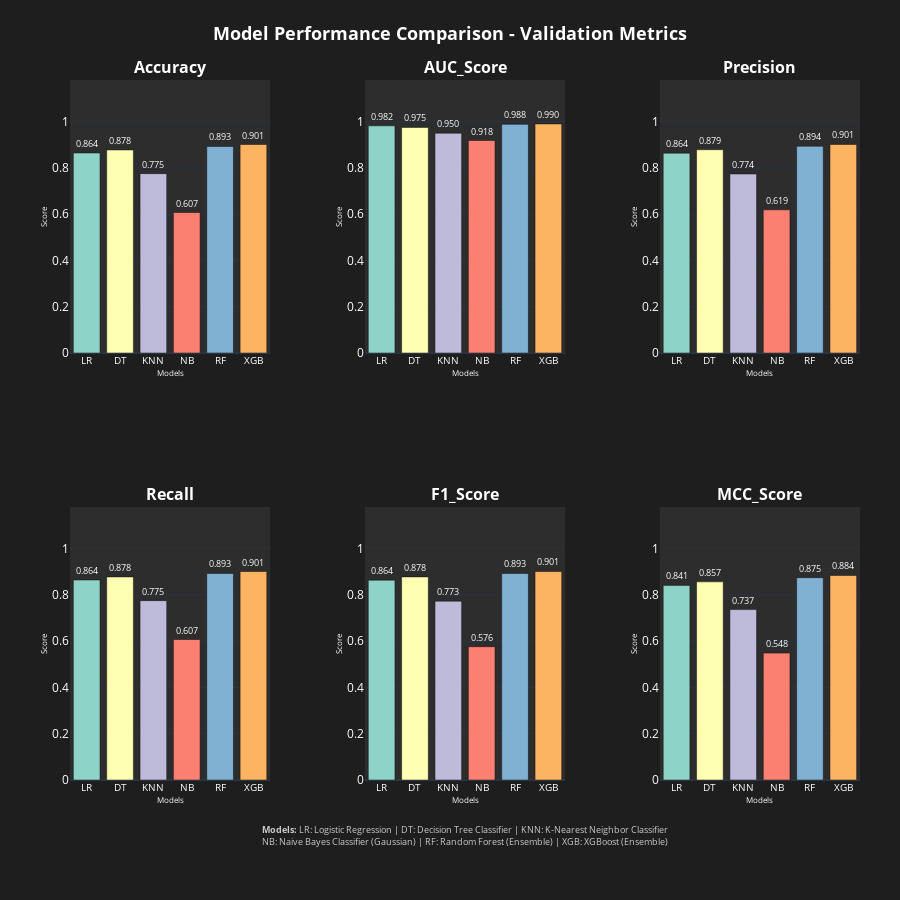

Notebook cell for this chart:
### Markdown cell above
#### **<span style="color:#8B4513"><u>Model Performance Visualization</u></span>**

### Code cell
# =============================================================================
# Visualization: Model Performance Comparison (Plotly - Interactive HTML)
# =============================================================================
metrics_to_plot = ['Accuracy', 'AUC_Score', 'Precision', 'Recall', 'F1_Score', 'MCC_Score']
model_names_list = val_comparison_df['Model'].tolist()

short_model_names = ['LR', 'DT', 'KNN', 'NB', 'RF', 'XGB']
model_name_mapping = dict(zip(model_names_list, short_model_names))

fig = make_subplots(
    rows=2, cols=3,
    subplot_titles=[f'<b>{metric}</b>' for metric in metrics_to_plot],
    vertical_spacing=0.22,
    horizontal_spacing=0.12
)

colors = px.colors.qualitative.Set3[:len(model_names_list)]

for idx, metric in enumerate(metrics_to_plot):
    row = idx // 3 + 1
    col = idx % 3 + 1
    values = val_comparison_df[metric].values
    
    fig.add_trace(
        go.Bar(
            x=short_model_names,
            y=values,
            marker_color=colors,
            text=[f'{v:.3f}' for v in values],
            textposition='outside',
            textfont=dict(size=9),
            showlegend=False,
            hovertemplate='<b>%{customdata}</b><br>' + metric + ': %{y:.4f}<extra></extra>',
            customdata=model_names_list
        ),
        row=row, col=col
    )
    
    fig.update_yaxes(
        title=dict(text='Score', font=dict(size=8), standoff=3),
        range=[0, 1.18], 
        row=row, col=col
    )

    fig.update_xaxes(
        title=dict(text='Models', font=dict(size=8), standoff=3),
        tickfont=dict(size=10), 
        row=row, col=col
    )

fig.update_layout(
    title=dict(
        text='<b>Model Performance Comparison - Validation Metrics</b>',
        font=dict(size=18, color='white'),
        x=0.5
    ),
    height=900,
    template='plotly_dark',
    paper_bgcolor='#1e1e1e',
    plot_bgcolor='#2d2d2d',
    font=dict(color='white'),
    margin=dict(t=80, b=120, l=70, r=40)
)

legend_line1 = ' | '.join([f'{short}: {full}' for short, full in zip(short_model_names[:3], model_names_list[:3])])
legend_line2 = ' | '.join([f'{short}: {full}' for short, full in zip(short_model_names[3:], model_names_list[3:])])
fig.add_annotation(
    text=f"<b>Models:</b> {legend_line1}<br>{legend_line2}",
    xref="paper", yref="paper",
    x=0.5, y=-0.10,
    showarrow=False,
    font=dict(size=9, color='#cccccc'),
    align="center"
)

os.makedirs(REPORTS_DIR, exist_ok=True)
fig.write_html(f'{REPORTS_DIR}/{DATASET_NAME}_model_comparison_validation_metrics.html')
fig.show()
print(f"Interactive plot saved to '{REPORTS_DIR}/{DATASET_NAME}_model_comparison_validation_metrics.html'")

### Figure 1 — Plotly figure (JSON) as saved in the notebook; plotly's stock layout.template omitted (floating-point values rounded to 4 significant figures)
{"data": [{"customdata": ["Logistic Regression", "Decision Tree Classifier", "K-Nearest Neighbor Classifier", "Naive Bayes Classifier (Gaussian)", "Random Forest (Ensemble)", "XGBoost (Ensemble)"], "hovertemplate": "<b>%{customdata}</b><br>Accuracy: %{y:.4f}<extra></extra>", "marker": {"color": ["rgb(141,211,199)", "rgb(255,255,179)", "rgb(190,186,218)", "rgb(251,128,114)", "rgb(128,177,211)", "rgb(253,180,98)"]}, "showlegend": false, "text": ["0.864", "0.878", "0.775", "0.607", "0.893", "0.901"], "textfont": {"size": 9}, "textposition": "outside", "type": "bar", "x": ["LR", "DT", "KNN", "NB", "RF", "XGB"], "xaxis": "x", "y": [0.8644, 0.8776, 0.7752, 0.6072, 0.893, 0.9012], "yaxis": "y"}, {"customdata": ["Logistic Regression", "Decision Tree Classifier", "K-Nearest Neighbor Classifier", "Naive Bayes Classifier (Gaussian)", "Random Forest (Ensemble)", "XGBoost (Ensemble)"], "hovertemplate": "<b>%{customdata}</b><br>AUC_Score: %{y:.4f}<extra></extra>", "marker": {"color": ["rgb(141,211,199)", "rgb(255,255,179)", "rgb(190,186,218)", "rgb(251,128,114)", "rgb(128,177,211)", "rgb(253,180,98)"]}, "showlegend": false, "text": ["0.982", "0.975", "0.950", "0.918", "0.988", "0.990"], "textfont": {"size": 9}, "textposition": "outside", "type": "bar", "x": ["LR", "DT", "KNN", "NB", "RF", "XGB"], "xaxis": "x2", "y": [0.9818, 0.9749, 0.9501, 0.9185, 0.9884, 0.99], "yaxis": "y2"}, {"customdata": ["Logistic Regression", "Decision Tree Classifier", "K-Nearest Neighbor Classifier", "Naive Bayes Classifier (Gaussian)", "Random Forest (Ensemble)", "XGBoost (Ensemble)"], "hovertemplate": "<b>%{customdata}</b><br>Precision: %{y:.4f}<extra></extra>", "marker": {"color": ["rgb(141,211,199)", "rgb(255,255,179)", "rgb(190,186,218)", "rgb(251,128,114)", "rgb(128,177,211)", "rgb(253,180,98)"]}, "showlegend": false, "text": ["0.864", "0.879", "0.774", "0.619", "0.894", "0.901"], "textfont": {"size": 9}, "textposition": "outside", "type": "bar", "x": ["LR", "DT", "KNN", "NB", "RF", "XGB"], "xaxis": "x3", "y": [0.8638, 0.8787, 0.7736, 0.619, 0.8937, 0.9015], "yaxis": "y3"}, {"customdata": ["Logistic Regression", "Decision Tree Classifier", "K-Nearest Neighbor Classifier", "Naive Bayes Classifier (Gaussian)", "Random Forest (Ensemble)", "XGBoost (Ensemble)"], "hovertemplate": "<b>%{customdata}</b><br>Recall: %{y:.4f}<extra></extra>", "marker": {"color": ["rgb(141,211,199)", "rgb(255,255,179)", "rgb(190,186,218)", "rgb(251,128,114)", "rgb(128,177,211)", "rgb(253,180,98)"]}, "showlegend": false, "text": ["0.864", "0.878", "0.775", "0.607", "0.893", "0.901"], "textfont": {"size": 9}, "textposition": "outside", "type": "bar", "x": ["LR", "DT", "KNN", "NB", "RF", "XGB"], "xaxis": "x4", "y": [0.8644, 0.8776, 0.7752, 0.6072, 0.893, 0.9012], "yaxis": "y4"}, {"customdata": ["Logistic Regression", "Decision Tree Classifier", "K-Nearest Neighbor Classifier", "Naive Bayes Classifier (Gaussian)", "Random Forest (Ensemble)", "XGBoost (Ensemble)"], "hovertemplate": "<b>%{customdata}</b><br>F1_Score: %{y:.4f}<extra></extra>", "marker": {"color": ["rgb(141,211,199)", "rgb(255,255,179)", "rgb(190,186,218)", "rgb(251,128,114)", "rgb(128,177,211)", "rgb(253,180,98)"]}, "showlegend": false, "text": ["0.864", "0.878", "0.773", "0.576", "0.893", "0.901"], "textfont": {"size": 9}, "textposition": "outside", "type": "bar", "x": ["LR", "DT", "KNN", "NB", "RF", "XGB"], "xaxis": "x5", "y": [0.8638, 0.8779, 0.7731, 0.5762, 0.8926, 0.9012], "yaxis": "y5"}, {"customdata": ["Logistic Regression", "Decision Tree Classifier", "K-Nearest Neighbor Classifier", "Naive Bayes Classifier (Gaussian)", "Random Forest (Ensemble)", "XGBoost (Ensemble)"], "hovertemplate": "<b>%{customdata}</b><br>MCC_Score: %{y:.4f}<extra></extra>", "marker": {"color": ["rgb(141,211,199)", "rgb(255,255,179)", "rgb(190,186,218)", "rgb(251,128,114)", "rgb(128,177,211)", "rgb(253,180,98)"]}, "showlegend": false, "text": ["0.841", "0.857", "0.737", "0.548", "0.875", "0.884"], "textfont": {"size": 9}, "textposition": "outside", "type": "bar", "x": ["LR", "DT", "KNN", "NB", "RF", "XGB"], "xaxis": "x6", "y": [0.8411, 0.8566, 0.7366, 0.5485, 0.8747, 0.8841], "yaxis": "y6"}], "layout": {"annotations": [{"font": {"size": 16}, "showarrow": false, "text": "<b>Accuracy</b>", "x": 0.1267, "xanchor": "center", "xref": "paper", "y": 1, "yanchor": "bottom", "yref": "paper"}, {"font": {"size": 16}, "showarrow": false, "text": "<b>AUC_Score</b>", "x": 0.5, "xanchor": "center", "xref": "paper", "y": 1, "yanchor": "bottom", "yref": "paper"}, {"font": {"size": 16}, "showarrow": false, "text": "<b>Precision</b>", "x": 0.8733, "xanchor": "center", "xref": "paper", "y": 1, "yanchor": "bottom", "yref": "paper"}, {"font": {"size": 16}, "showarrow": false, "text": "<b>Recall</b>", "x": 0.1267, "xanchor": "center", "xref": "paper", "y": 0.39, "yanchor": "bottom", "yref": "paper"}, {"font": {"size": 16}, "showarrow": false, "text": "<b>F1_Score</b>", "x": 0.5, "xanchor": "center", "xref": "paper", "y": 0.39, "yanchor": "bottom", "yref": "paper"}, {"font": {"size": 16}, "showarrow": false, "text": "<b>MCC_Score</b>", "x": 0.8733, "xanchor": "center", "xref": "paper", "y": 0.39, "yanchor": "bottom", "yref": "paper"}, {"align": "center", "font": {"color": "#cccccc", "size": 9}, "showarrow": false, "text": "<b>Models:</b> LR: Logistic Regression | DT: Decision Tree Classifier | KNN: K-Nearest Neighbor Classifier<br>NB: Naive Bayes Classifier (Gaussian) | RF: Random Forest (Ensemble) | XGB: XGBoost (Ensemble)", "x": 0.5, "xref": "paper", "y": -0.1, "yref": "paper"}], "font": {"color": "white"}, "height": 900, "margin": {"b": 120, "l": 70, "r": 40, "t": 80}, "paper_bgcolor": "#1e1e1e", "plot_bgcolor": "#2d2d2d", "title": {"font": {"color": "white", "size": 18}, "text": "<b>Model Performance Comparison - Validation Metrics</b>", "x": 0.5}, "xaxis": {"anchor": "y", "domain": [0, 0.2533], "tickfont": {"size": 10}, "title": {"font": {"size": 8}, "standoff": 3, "text": "Models"}}, "xaxis2": {"anchor": "y2", "domain": [0.3733, 0.6267], "tickfont": {"size": 10}, "title": {"font": {"size": 8}, "standoff": 3, "text": "Models"}}, "xaxis3": {"anchor": "y3", "domain": [0.7467, 1], "tickfont": {"size": 10}, "title": {"font": {"size": 8}, "standoff": 3, "text": "Models"}}, "xaxis4": {"anchor": "y4", "domain": [0, 0.2533], "tickfont": {"size": 10}, "title": {"font": {"size": 8}, "standoff": 3, "text": "Models"}}, "xaxis5": {"anchor": "y5", "domain": [0.3733, 0.6267], "tickfont": {"size": 10}, "title": {"font": {"size": 8}, "standoff": 3, "text": "Models"}}, "xaxis6": {"anchor": "y6", "domain": [0.7467, 1], "tickfont": {"size": 10}, "title": {"font": {"size": 8}, "standoff": 3, "text": "Models"}}, "yaxis": {"anchor": "x", "domain": [0.61, 1], "range": [0, 1.18], "title": {"font": {"size": 8}, "standoff": 3, "text": "Score"}}, "yaxis2": {"anchor": "x2", "domain": [0.61, 1], "range": [0, 1.18], "title": {"font": {"size": 8}, "standoff": 3, "text": "Score"}}, "yaxis3": {"anchor": "x3", "domain": [0.61, 1], "range": [0, 1.18], "title": {"font": {"size": 8}, "standoff": 3, "text": "Score"}}, "yaxis4": {"anchor": "x4", "domain": [0, 0.39], "range": [0, 1.18], "title": {"font": {"size": 8}, "standoff": 3, "text": "Score"}}, "yaxis5": {"anchor": "x5", "domain": [0, 0.39], "range": [0, 1.18], "title": {"font": {"size": 8}, "standoff": 3, "text": "Score"}}, "yaxis6": {"anchor": "x6", "domain": [0, 0.39], "range": [0, 1.18], "title": {"font": {"size": 8}, "standoff": 3, "text": "Score"}}}}
